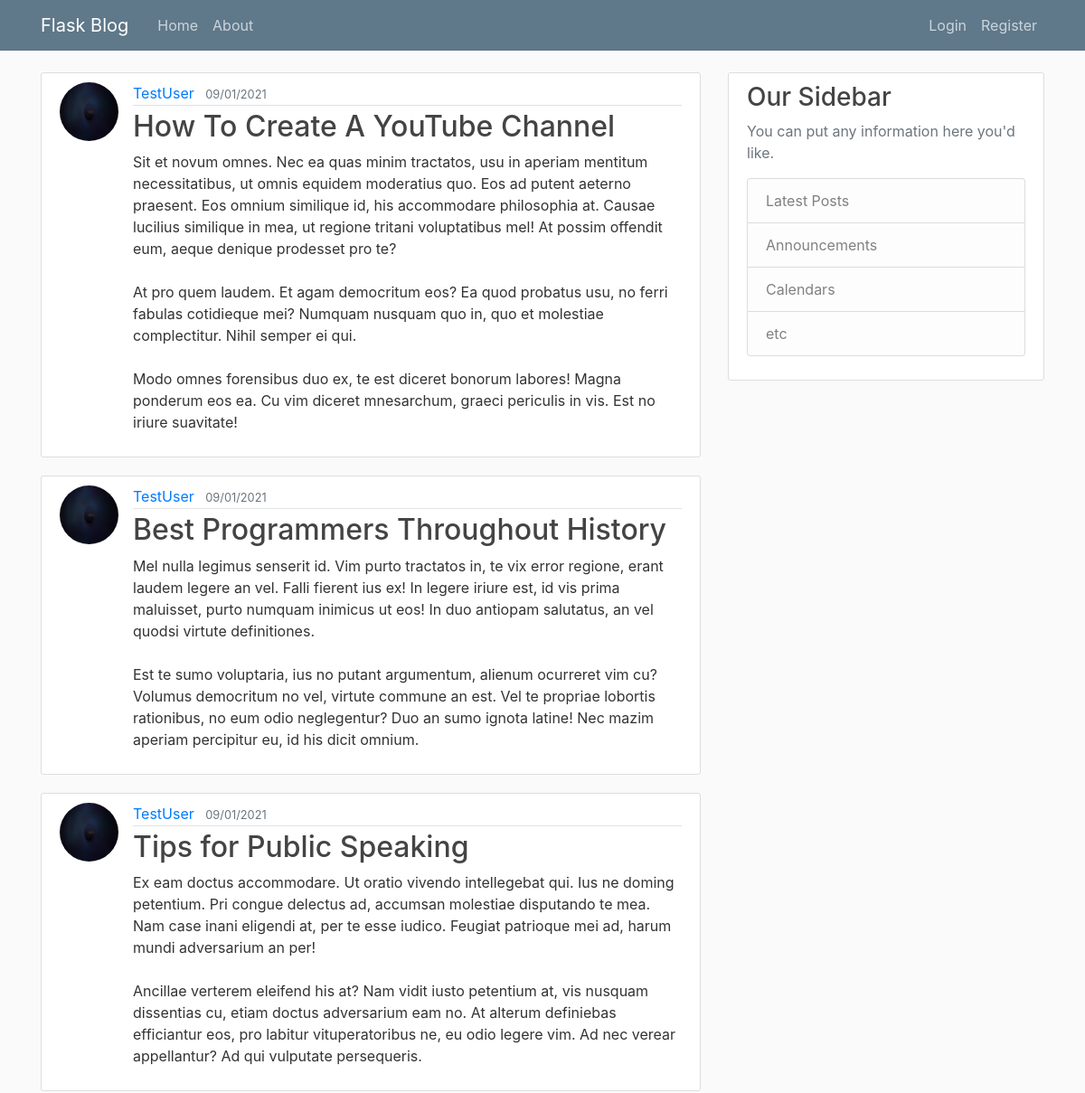
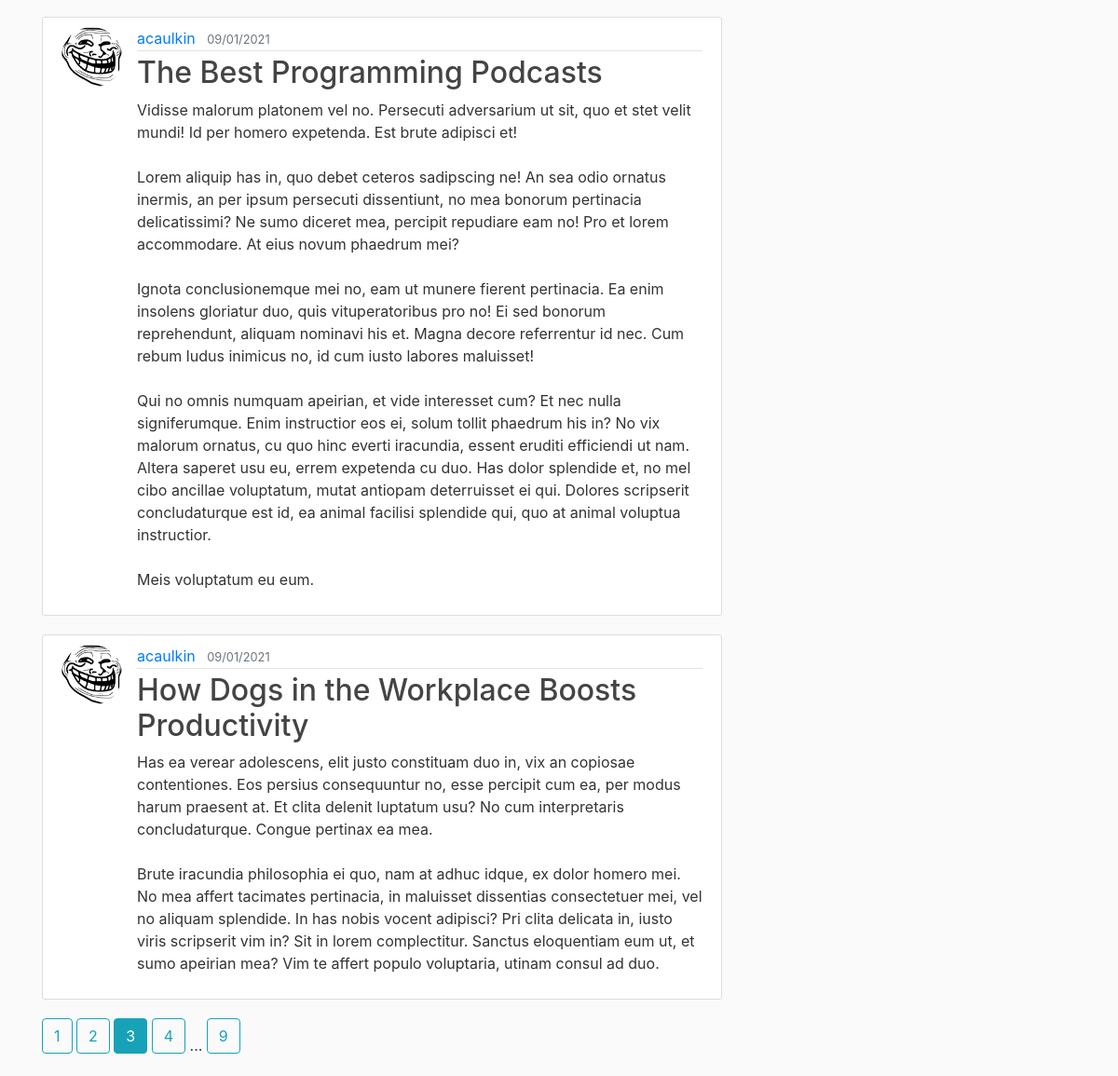
Screenshot of /home?page=3 with the database file from the repository (2 pictures, top to bottom).
### flaskblog/models.py (models this page shows, shortened)
class Post(db.Model):
    id = db.Column(db.Integer, primary_key = True)
    title = db.Column(db.String(100), nullable = False)
    date_posted = db.Column(db.DateTime, nullable = False, default = datetime.utcnow)
    content = db.Column(db.Text, nullable = False)
    user_id = db.Column(db.Integer, db.ForeignKey('user.id'), nullable = False)

class User(db.Model, UserMixin):
    id = db.Column(db.Integer, primary_key = True)
    username = db.Column(db.String(20), unique = True, nullable = False)
    email = db.Column(db.String(120), unique = True, nullable = False)
    image_file = db.Column(db.String(20), nullable = False, default = 'default.jpg')
    password =  db.Column(db.String(60), nullable = False)
    posts = db.relationship('Post', backref = 'author', lazy = True)

### flaskblog/main/routes.py (the view)
@main.route('/')
@main.route('/home')
def home():
    page = request.args.get('page', 1, type=int)
    posts = Post.query.order_by(Post.date_posted.desc()).paginate(page=page, per_page=5)
    return render_template('home.html', posts=posts, title='Home')

### flaskblog/templates/home.html
{% extends "layout.html" %}
{% block content %}
    {% for post in posts.items %}
    <article class="media content-section">
      <img class="rounded-circle article-img" src="{{ url_for('static', filename='profile_pics/' + post.author.image_file) }}">
        <div class="media-body">
          <div class="article-metadata">
            <a class="mr-2" href="{{ url_for('users.user_posts', username=post.author.username) }}">{{ post.author.username }}</a>
            <small class="text-muted">{{ post.date_posted.strftime('%d/%m/%Y') }}</small>
          </div>
          <h2><a class="article-title" href="{{ url_for('posts.post', post_id=post.id) }}">{{ post.title }}</a></h2>
          <p class="article-content">{{ post.content }}</p>
        </div>
      </article>
    {% endfor %}
    {% for page_num in posts.iter_pages(left_edge=1, right_edge=1, left_current=1, right_current=2) %}
      {% if page_num %}
        {% if posts.page == page_num %}
          <a class="btn btn-info mb-4" href="{{ url_for('main.home', page=page_num) }}">{{ page_num }}</a>
        {% else %}
          <a class="btn btn-outline-info mb-4" href="{{ url_for('main.home', page=page_num) }}">{{ page_num }}</a>
        {% endif %}
      {% else %}
        ...
      {% endif %}
    {% endfor %}
{% endblock content%}

### flaskblog/static/main.css (style rules this page uses)
body { background: #fafafa; color: #333333; margin-top: 5rem; }
h1, h2, h3, h4, h5, h6 { color: #444444; }
.content-section { background: #ffffff; padding: 10px 20px; border: 1px solid #dddddd; border-radius: 3px; margin-bottom: 20px; }
.article-title { color: #444444; }
.article-content { white-space: pre-line; }
.article-img { height: 65px; width: 65px; margin-right: 16px; }
.article-metadata { padding-bottom: 1px; margin-bottom: 4px; border-bottom: 1px solid #e3e3e3 }

### rows the page displays
Post: image_file (picture), author.username "TestUser", date_posted "09/01/2021", title "How To Create A YouTube Channel", content "Sit et novum omnes. Nec ea quas minim tractatos, usu in aperiam mentitum necessitatibus, ut omnis equidem moderatius quo. Eos ad putent aeterno praesent. Eos omnium similique id, his accommodare philosophia at. Causae lucilius similique in mea, ut regione tritani voluptatibus mel! At possim offendit eum, aeque denique prodesset pro te? At pro quem laudem. Et agam democritum eos? Ea quod probatus usu, no ferri fabulas cotidieque mei? Numquam nusquam quo in, quo et molestiae complectitur. Nihil semper ei qui. Modo omnes forensibus duo ex, te est diceret bonorum labores! Magna ponderum eos ea. Cu vim diceret mnesarchum, graeci periculis in vis. Est no iriure suavitate!"
Post: image_file (picture), author.username "TestUser", date_posted "09/01/2021", title "Best Programmers Throughout History", content "Mel nulla legimus senserit id. Vim purto tractatos in, te vix error regione, erant laudem legere an vel. Falli fierent ius ex! In legere iriure est, id vis prima maluisset, purto numquam inimicus ut eos! In duo antiopam salutatus, an vel quodsi virtute definitiones. Est te sumo voluptaria, ius no putant argumentum, alienum ocurreret vim cu? Volumus democritum no vel, virtute commune an est. Vel te propriae lobortis rationibus, no eum odio neglegentur? Duo an sumo ignota latine! Nec mazim aperiam percipitur eu, id his dicit omnium."
Post: image_file (picture), author.username "TestUser", date_posted "09/01/2021", title "Tips for Public Speaking", content "Ex eam doctus accommodare. Ut oratio vivendo intellegebat qui. Ius ne doming petentium. Pri congue delectus ad, accumsan molestiae disputando te mea. Nam case inani eligendi at, per te esse iudico. Feugiat patrioque mei ad, harum mundi adversarium an per! Ancillae verterem eleifend his at? Nam vidit iusto petentium at, vis nusquam dissentias cu, etiam doctus adversarium eam no. At alterum definiebas efficiantur eos, pro labitur vituperatoribus ne, eu odio legere vim. Ad nec verear appellantur? Ad qui vulputate persequeris."
Post: image_file (picture), author.username "acaulkin", date_posted "09/01/2021", title "The Best Programming Podcasts", content "Vidisse malorum platonem vel no. Persecuti adversarium ut sit, quo et stet velit mundi! Id per homero expetenda. Est brute adipisci et! Lorem aliquip has in, quo debet ceteros sadipscing ne! An sea odio ornatus inermis, an per ipsum persecuti dissentiunt, no mea bonorum pertinacia delicatissimi? Ne sumo diceret mea, percipit repudiare eam no! Pro et lorem accommodare. At eius novum phaedrum mei? Ignota conclusionemque mei no, eam ut munere fierent pertinacia. Ea enim insolens gloriatur duo, quis vituperatoribus pro no! Ei sed bonorum reprehendunt, aliquam nominavi his et. Magna decore referrentur id nec. Cum rebum ludus inimicus no, id cum iusto labores maluisset! Qui no omnis numquam…"
Post: image_file (picture), author.username "acaulkin", date_posted "09/01/2021", title "How Dogs in the Workplace Boosts Productivity", content "Has ea verear adolescens, elit justo constituam duo in, vix an copiosae contentiones. Eos persius consequuntur no, esse percipit cum ea, per modus harum praesent at. Et clita delenit luptatum usu? No cum interpretaris concludaturque. Congue pertinax ea mea. Brute iracundia philosophia ei quo, nam at adhuc idque, ex dolor homero mei. No mea affert tacimates pertinacia, in maluisset dissentias consectetuer mei, vel no aliquam splendide. In has nobis vocent adipisci? Pri clita delicata in, iusto viris scripserit vim in? Sit in lorem complectitur. Sanctus eloquentiam eum ut, et sumo apeirian mea? Vim te affert populo voluptaria, utinam consul ad duo."

### other values shown
{{ page_num }} "1" "2" "4" "9"
{{ page_num }} "3"
